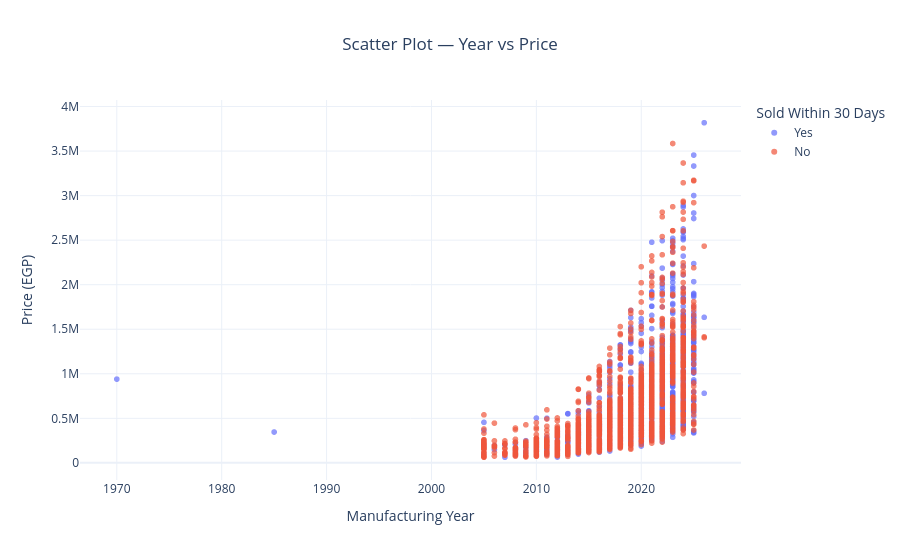

The cell this chart's notebook holds for it:
### Markdown cell above
## 📈 Scatter Plot — Year vs Price — Key Insights

- **Price rises with manufacturing year** (correlation ~0.57): median prices go from about **0.18M EGP** for 2005–2006 cars to roughly **1.2M EGP** for 2025 cars.
- The increase is much sharper from about **2014 onward**; older cars (before ~2013) stay in a low and narrow price band.
- **Most listings are from 2016–2024**, while very old cars (e.g., 1970 and 1985) are single listings that sit apart from the main cloud.
- Cars marked **“Yes”** (sold within 30 days) are concentrated toward newer years, but both groups overlap across the whole range, so year alone does not decide whether a car sells.
- Several brands share the same year at very different prices (e.g., premium vs. economy brands). Use the hover details to inspect them.

### Code cell
fig = px.scatter(
    df,
    x="year",
    y="price_egp",
    color="sold_within_30_days",
    hover_data=["brand", "model", "mileage_km", "engine_cc"],
    title="Scatter Plot — Year vs Price",
    labels={
        "year": "Manufacturing Year",
        "price_egp": "Price (EGP)",
        "sold_within_30_days": "Sold Within 30 Days"
    },
    opacity=0.7
)

fig.update_layout(
    template="plotly_white",
    title_x=0.5
)

fig.show()

### Figure 1 — Plotly figure (JSON) as saved in the notebook; plotly's stock layout.template omitted (floating-point values rounded to 4 significant figures; data arrays with more than 128 entries replaced by an {"elided": "..."} marker saying what was removed)
{"data": [{"customdata": {"elided": "1319x4 mixed values"}, "hovertemplate": "Sold Within 30 Days=Yes<br>Manufacturing Year=%{x}<br>Price (EGP)=%{y}<br>brand=%{customdata[0]}<br>model=%{customdata[1]}<br>mileage_km=%{customdata[2]}<br>engine_cc=%{customdata[3]}<extra></extra>", "legendgroup": "Yes", "marker": {"color": "#636efa", "opacity": 0.7, "symbol": "circle"}, "mode": "markers", "name": "Yes", "showlegend": true, "type": "scattergl", "x": {"elided": "1319 int values"}, "xaxis": "x", "y": {"elided": "1319 int values"}, "yaxis": "y"}, {"customdata": {"elided": "1582x4 mixed values"}, "hovertemplate": "Sold Within 30 Days=No<br>Manufacturing Year=%{x}<br>Price (EGP)=%{y}<br>brand=%{customdata[0]}<br>model=%{customdata[1]}<br>mileage_km=%{customdata[2]}<br>engine_cc=%{customdata[3]}<extra></extra>", "legendgroup": "No", "marker": {"color": "#EF553B", "opacity": 0.7, "symbol": "circle"}, "mode": "markers", "name": "No", "showlegend": true, "type": "scattergl", "x": {"elided": "1582 int values"}, "xaxis": "x", "y": {"elided": "1582 int values"}, "yaxis": "y"}], "layout": {"legend": {"title": {"text": "Sold Within 30 Days"}, "tracegroupgap": 0}, "title": {"text": "Scatter Plot — Year vs Price", "x": 0.5}, "xaxis": {"anchor": "y", "domain": [0, 1], "title": {"text": "Manufacturing Year"}}, "yaxis": {"anchor": "x", "domain": [0, 1], "title": {"text": "Price (EGP)"}}}}
